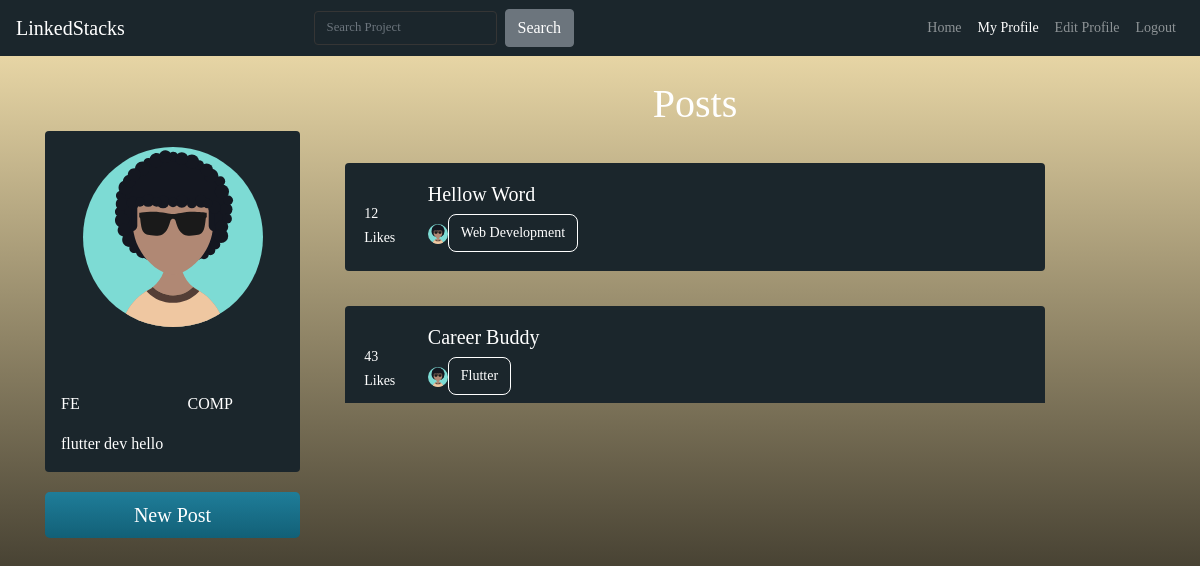
Page /profile.php (signed in) on the committed database.
### tables this page shows
CREATE TABLE `bio` (
  `User ID` int NOT NULL,
  `Bio` text NOT NULL,
  `Dept` text NOT NULL,
  `Year` varchar(50) NOT NULL,
  `Likes` int NOT NULL
);

CREATE TABLE `project` (
  `Project ID` int NOT NULL,
  `Project Name` varchar(30) NOT NULL,
  `Project Info` text NOT NULL,
  `Project Tags` varchar(256) NOT NULL,
  `User ID` int NOT NULL,
  `Timestamp` timestamp NOT NULL DEFAULT CURRENT_TIMESTAMP ON UPDATE CURRENT_TIMESTAMP,
  `Likes` int NOT NULL
);

### profile.php (the view, shortened to what this page needs)
<!DOCTYPE html>
<html>
    <link rel="stylesheet" href="https://maxcdn.bootstrapcdn.com/bootstrap/4.0.0/css/bootstrap.min.css">
    <link rel="stylesheet" href="assets/CSS/main.css">
<body class=" profile-bg" style="font-family: OpenSans-Regular; color:white">
<?php
require_once("config.php");
    $user=$_SESSION['User ID'];
    $sql="SELECT * from bio where `User ID` = '$user'";
    $result=mysqli_query($con,$sql);
    if(mysqli_num_rows($result)>0)
    {
                $record=mysqli_fetch_array($result);
    }
    else{
        echo "bio fetch unsucessfull";
    }
    $sql="SELECT * from project where `User ID` = '$user'";
    $postInfo=mysqli_query($con,$sql);
?>
    <nav class="navbar navbar-expand-lg navbar-dark nav">
        <a class="navbar-brand " href="index.php">LinkedStacks</a>
        <div class="collapse navbar-collapse" id="navbarColor01">
          <form class="form-inline my-2 my-lg-0 mr-auto ml-auto">
            <input class="form-control mr-sm-2" type="text" placeholder="Search Project">
            <button class="btn btn-secondary my-2 my-sm-0" type="submit">Search</button>
          </form>
          <ul class="navbar-nav ml-auto align-self-center">
            <li class="nav-item  ">
              <a class="nav-link" href="index.php">Home</a>
            <li class="nav-item active ">
                <a class="nav-link" href="profile.php">My Profile
                </a>
              </li>
              <li class="nav-item ">
                <a class="nav-link" href="editBio.php">Edit Profile
                </a>
              <li class="nav-item  ">
                <a class="nav-link" href="#">Logout
                </a>
              </li>
          </ul>
        </div>
      </nav>
   <div class="container">
       <div class="row mt-lg-4">
           <div class="col-md-3">
               <div class="container profile-bio p-3">
                   <div class="row">
                       <div class="col mr-auto ml-auto" style="margin: auto; max-width: 210px;">
                           <img src="images/avatar/boy-1.svg" style=" max-width: 200px;">
                       </div>
                   </div>
                   <div class="row mt-5">
                       <div class="col">
                       </div>
                   </div>
                   <div class="row mt-3">
                    <div class="col-md-6">
                    <?php echo $record['Year'];
                           ?>
                    </div>
                       <div class="col-md-6">
                       <?php echo $record['Dept'];
                           ?>
                       </div>
                   </div>
                   <div class="row mt-3">
                       <div class="col">
                       <?php echo $record['Bio'];
                           ?>
                       </div>
                   </div>
               </div>
               <div >
                <a href="addPost.php"><button type="button" class="btn btn-primary btn-lg">New Post</button></a>
               </div>
           </div>
           <div class="col-md-8 ">
               <div style="text-align: center;">
               <h1>Posts</h1></div>
               <div class="container profile-project-list example" >
                   <?php
                   while ($row = mysqli_fetch_assoc($postInfo)){
                       echo
                '<a href="viewPost.php?projectId='.$row["Project Name"].'" style="display:block;"><div class="container profile-project-list-item">
                    <div class ="row">
                        <div class="col-md-2 align-content-center"> <div style="margin-top:20px">'.$row["Likes"].' Likes</div></div>
                        <div class="col">
                            <div class="row">
                                <h5>'.$row["Project Name"].'</h5>
                            </div>
                            <div class="row d-flex align-items-center mt-lg-2">
                                <img src="images/avatar/boy-1.svg" height="20px" style="padding-right: 2%;">
                                 <div class="profile-project-list-item-details">'.$row["username"].'</div>
                                 <button type="button" class="btn btn-outline-primary profile-project-list-item-details"><a href="'.$row["Project Tags"].'.php">'.$row["Project Tags"].'</button>
                            </div>
                        </div>
                    </div>
                </div></a>';
                }
                ?>
            </div>
           </div>
       </div>
   </div>
</body>
</html>

### assets/CSS/main.css (style rules this page uses)
.navbar { border-radius: none; background-color: #1b262c; }
img, svg { vertical-align: middle; }
.form-control { border: 1px solid #353535 !important; background-color: transparent !important; color: #d3d3d3 !important; }
.form-control { display: block; width: 100%; height: calc(1.5em + .75rem + 2px); padding: .375rem .75rem; font-size: 1rem; font-weight: 400; line-height: 1.5; color: #495057; background-color: #fff; background-clip: padding-box; border: 1px solid #ced4da; border-radius: .25rem; transition: border-color .15s ease-in-out, box-shadow .15s ease-in-out; }
* { margin: 0px; padding: 0px; box-sizing: border-box; }
body, html { height: 100%; font-family: OpenSans-Regular, sans-serif; }
a { font-family: OpenSans-Regular; font-size: 14px; line-height: 1.7; color: white; margin: 0px; transition: all 0.4s; -webkit-transition: all 0.4s; -o-transition: all 0.4s; -moz-transition: all 0.4s; }
h1, h2, h3, h4, h5, h6 { margin: 0px; }
ul, li { margin: 0px; list-style-type: none; }
input { outline: none; border: none; }
button { outline: none !important; border: none; background: transparent; }
.form-control { font-size: 0.8em; }
.profile-bio { border-radius: 0.25rem; background-color: #1b262c; color: white; margin-top: 20%; }
.profile-bg { background-image: linear-gradient(rgb(248, 229, 177),rgb(0, 0, 0)); background-size: auto; background-repeat: no-repeat; min-height: 100%; color: white; }
.profile-project-list { height: 60%; overflow-y: auto; }
.btn-primary { background-image: linear-gradient(rgb(31, 125, 153),rgb(18, 96, 119)); outline: none; border: none; width: 100%; margin-top: 20px; }
.example { -ms-overflow-style: none; scrollbar-width: none; }
.profile-project-list-item { margin: 5% 0; padding: 1.2em; color: white; vertical-align: middle; border-radius: 0.25rem; background-color: #1b262c; }
.btn-outline-primary { color: white; font-size: 80%; border-radius: 0.5rem; border-color: white; }
.btn a { color:white !important; }
.profile-project-list-item-details { margin-right: 5%; }

### rows in the picture
bio: Year "FE", Dept "COMP", Bio "flutter dev hello"
project: Likes "12", Project Name "Hellow Word", Project Tags "Web Development"
project: Likes "43", Project Name "Career Buddy", Project Tags "Flutter"
